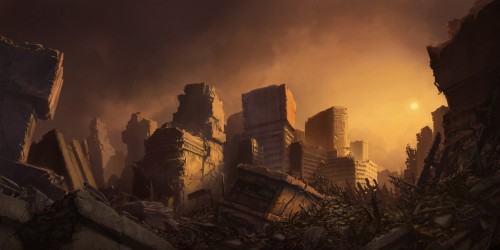
#> input picture image1.jpg, 500 x 250 px
$ python adaptivethresholding.py
#> lines starting #> are read from the running program, lines starting #| are printed output that depends on the picture; after the words box and inside, x2 and y2 are one past the last pixel; in counts of white or black regions, pixels touching at a corner belong together
import cv2
import numpy as np

image1=cv2.imread("image1.jpg")
#> image1 is the input picture: shape (250, 500, 3); mean B, G, R 34.8, 52.4, 81

img=cv2.cvtColor(image1,cv2.COLOR_BGR2GRAY)
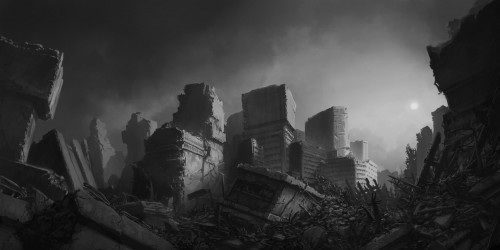
#> img: shape (250, 500); min 3, max 225, mean 58.9

thresh1=cv2.adaptiveThreshold(img,255,cv2.ADAPTIVE_THRESH_MEAN_C,cv2.THRESH_BINARY,199,5)
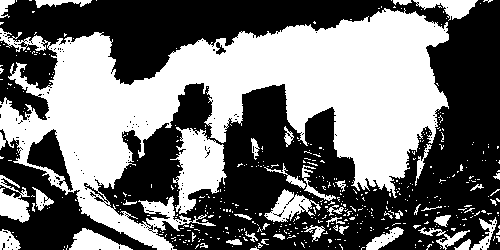
#> thresh1: shape (250, 500); 45% white; 496 white regions (454 under 20 px), largest, box (x1, y1, x2, y2) and area: (0, 8, 449, 250) 45104, (170, 127, 227, 214) 2699, (264, 189, 321, 222) 819
thresh2=cv2.adaptiveThreshold(img,255,cv2.ADAPTIVE_THRESH_GAUSSIAN_C,cv2.THRESH_BINARY,199,5)
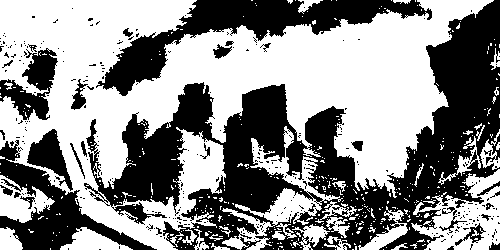
#> thresh2: shape (250, 500); 55.5% white; 324 black regions (293 under 20 px), largest, box (x1, y1, x2, y2) and area: (84, 0, 500, 250) 36592, (96, 0, 432, 96) 8532, (0, 140, 157, 250) 4926


cv2.imshow('Adaptive Mean',thresh1)
cv2.imshow('Adaptive Gaussian',thresh2)

if cv2.waitKey(0) & 0xff == 27:
#> (key Esc is pressed here)
    cv2.destroyAllWindows()
